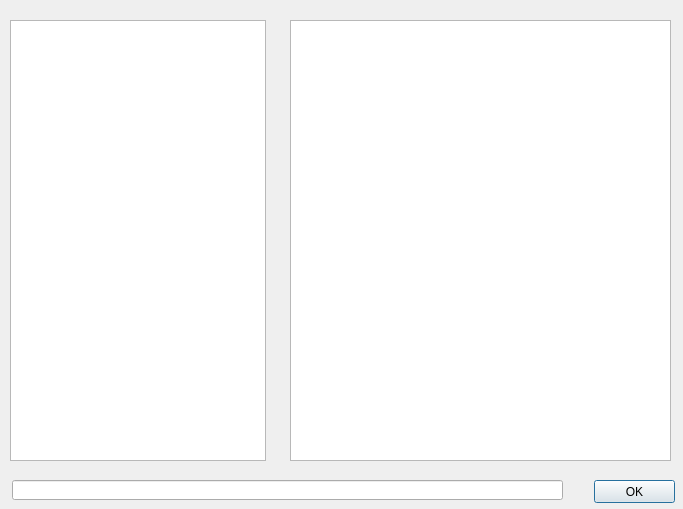
<?xml version="1.0" encoding="UTF-8"?>
<ui version="4.0">
 <class>fileDialog</class>
 <widget class="QDialog" name="fileDialog">
  <property name="geometry">
   <rect>
    <x>0</x>
    <y>0</y>
    <width>683</width>
    <height>509</height>
   </rect>
  </property>
  <property name="windowTitle">
   <string>Dialog</string>
  </property>
  <widget class="QPushButton" name="pushButton">
   <property name="geometry">
    <rect>
     <x>594</x>
     <y>480</y>
     <width>81</width>
     <height>23</height>
    </rect>
   </property>
   <property name="text">
    <string>OK</string>
   </property>
  </widget>
  <widget class="QLineEdit" name="lineEdit">
   <property name="geometry">
    <rect>
     <x>12</x>
     <y>480</y>
     <width>551</width>
     <height>20</height>
    </rect>
   </property>
  </widget>
  <widget class="QTreeView" name="treeView">
   <property name="geometry">
    <rect>
     <x>10</x>
     <y>20</y>
     <width>256</width>
     <height>441</height>
    </rect>
   </property>
  </widget>
  <widget class="QListView" name="listView">
   <property name="geometry">
    <rect>
     <x>290</x>
     <y>20</y>
     <width>381</width>
     <height>441</height>
    </rect>
   </property>
  </widget>
 </widget>
 <resources/>
 <connections/>
</ui>
